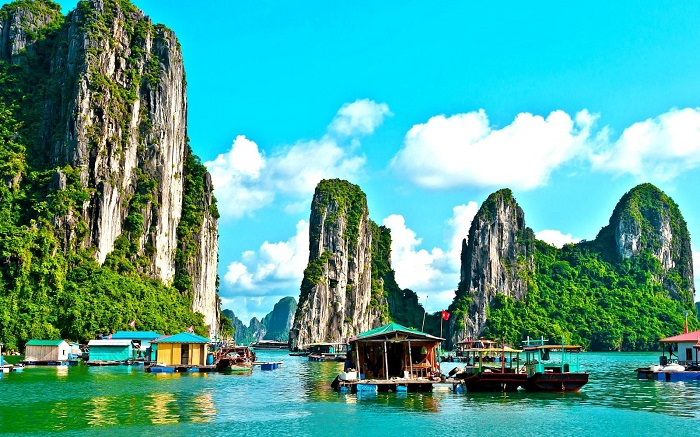
#> input picture exercise/ha-long-bay-in-vietnam.jpg, 700 x 437 px; its folder holds only this picture in this run
$ jupyter execute 'Cau 3_LAB2.ipynb'
#> lines starting #> are read from the running program, lines starting #| are printed output that depends on the picture
[cell 1]
# Câu 3: Thay đổi RGB + ngẫu nhiên biến đổi ảnh
import numpy as np
import matplotlib.pyplot as plt
import imageio.v2 as iio
from PIL import Image
import math
import os
import random

# Thư mục chứa ảnh
folder = "exercise"
output_folder = "output_cau3"
os.makedirs(output_folder, exist_ok=True)

def image_inverse(img):
    return 255 - img

def gamma_correction(img, gamma=2.2):
    norm = img / 255.0
    corrected = np.power(norm, gamma)
    return (corrected * 255).astype(np.uint8)

def log_transform(img):
    c = 255 / math.log(1 + np.max(img))
    return (c * np.log(1 + img)).astype(np.uint8)

def histogram_equalization(img):
    hist, bins = np.histogram(img.flatten(), bins=256, range=[0,256])
    cdf = hist.cumsum()
    cdf_normalized = cdf * 255 / cdf[-1]
    img_equalized = np.interp(img.flatten(), bins[:-1], cdf_normalized)
    return img_equalized.reshape(img.shape).astype(np.uint8)

def contrast_stretching(img):
    a, b = np.min(img), np.max(img)
    stretched = (img - a) * 255 / (b - a)
    return stretched.astype(np.uint8)

transformations = [
    ('I', image_inverse),
    ('G', gamma_correction),
    ('L', log_transform),
    ('H', histogram_equalization),
    ('C', contrast_stretching)
]

def list_images(folder):
    images = []
    for file in os.listdir(folder):
        if file.lower().endswith(('.jpg', '.png')):
            images.append(f"{folder}/{file}")
    return images

filenames = list_images(folder)
for path in filenames:
    filename = path.split("/")[-1]
    img = Image.open(path).convert('RGB')
#> img is the input picture: PIL image 700x437 RGB; mean R, G, B 80.7, 164.8, 153.4
    img_np = np.array(img)

    # Hoán vị RGB ngẫu nhiên
    channels = [0, 1, 2]
    random.shuffle(channels)
    img_shuffled = img_np[:, :, channels]
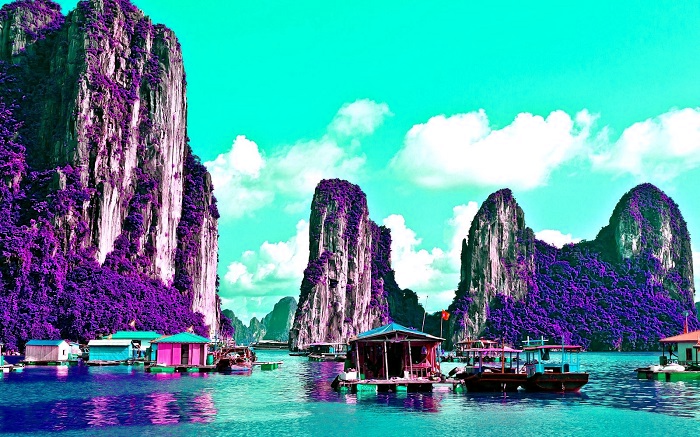
#> img_shuffled: shape (437, 700, 3); mean R, G, B 80.7, 153.4, 164.8

    # Chuyển sang grayscale để biến đổi
    img_gray = Image.fromarray(img_shuffled).convert('L')
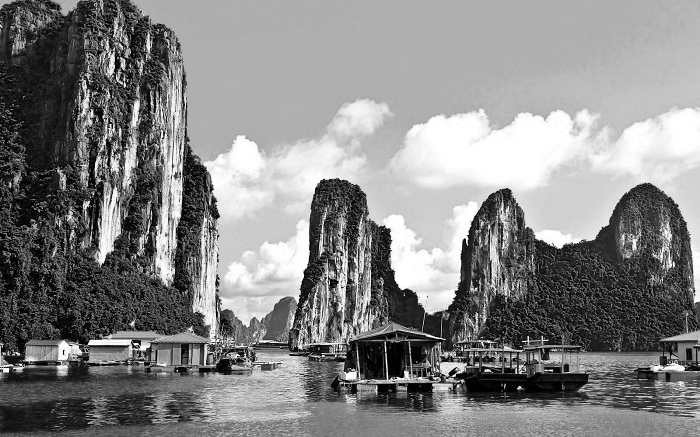
#> img_gray: PIL image 700x437 L; min 0, max 255, mean 133
    img_gray_np = np.array(img_gray)

    # Chọn biến đổi ngẫu nhiên từ danh sách
    label, func = random.choice(transformations)
    transformed = func(img_gray_np)
#> in image_inverse, `return 255 - img`:
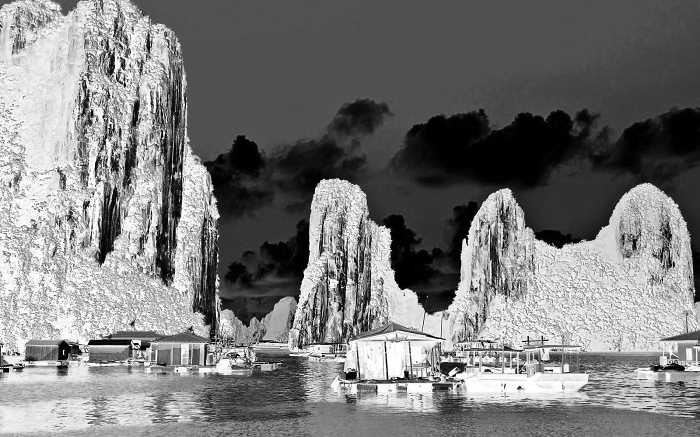
#> returned value: shape (437, 700); min 0, max 255, mean 122

    plt.imshow(transformed, cmap='gray')
    plt.title(f"{filename} - RGB shuffled + {label}")
    plt.axis('off')
    plt.show()

    out_path = f"{output_folder}/{filename.split('.')[0]}_RGB_{label}.png"
    iio.imwrite(out_path, transformed)

$ run again, on exercise/pagoda.jpg
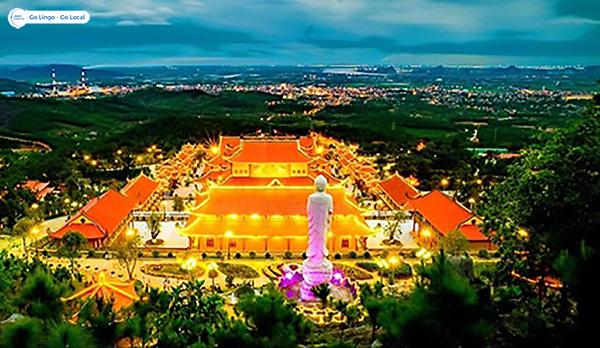
#> input picture exercise/pagoda.jpg, 600 x 348 px
#> img is the input picture: PIL image 600x348 RGB; mean R, G, B 82.1, 94.8, 64.1
#> `img_gray = Image.fromarray(img_shuffled).convert('L')`:
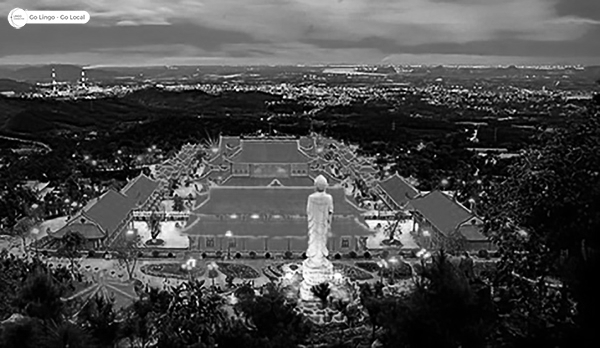
#> img_gray: PIL image 600x348 L; min 0, max 255, mean 73
#> in image_inverse, `return 255 - img`:
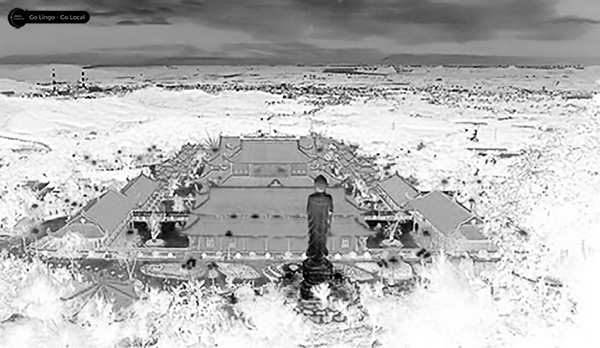
#> returned value: shape (348, 600); min 0, max 255, mean 182

$ run again, on exercise/quang_ninh.jpg
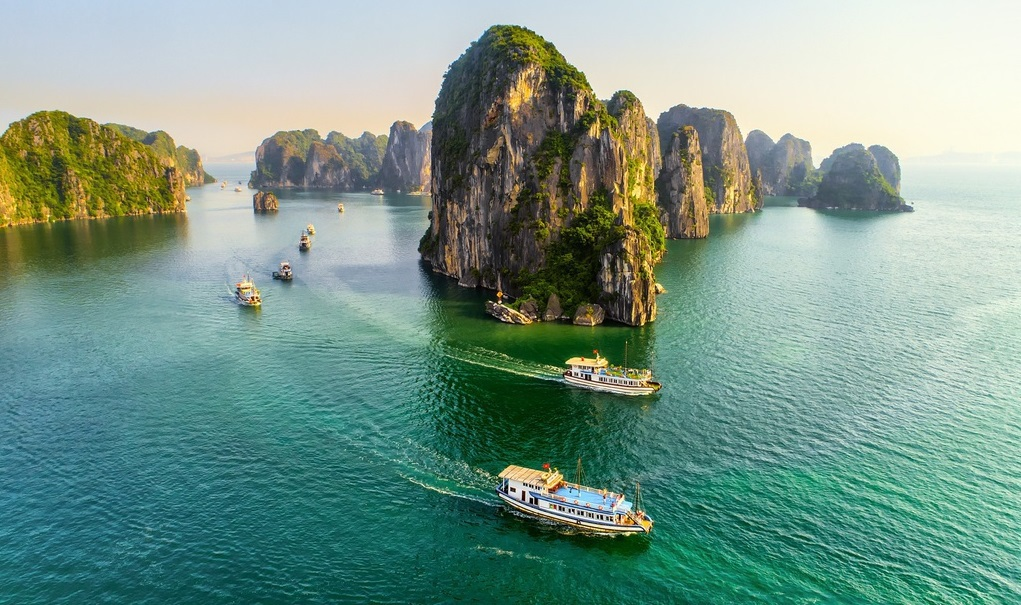
#> input picture exercise/quang_ninh.jpg, 1021 x 605 px
#> img is the input picture: PIL image 1021x605 RGB; mean R, G, B 119.9, 151, 137.7
#> `img_gray = Image.fromarray(img_shuffled).convert('L')`:
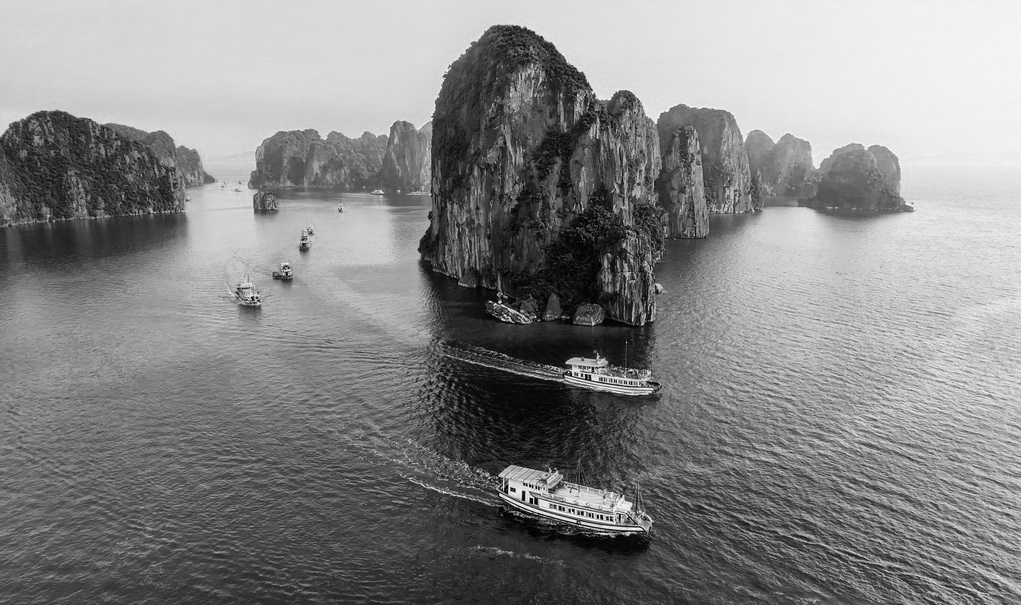
#> img_gray: PIL image 1021x605 L; min 0, max 254, mean 133.9
#> in image_inverse, `return 255 - img`:
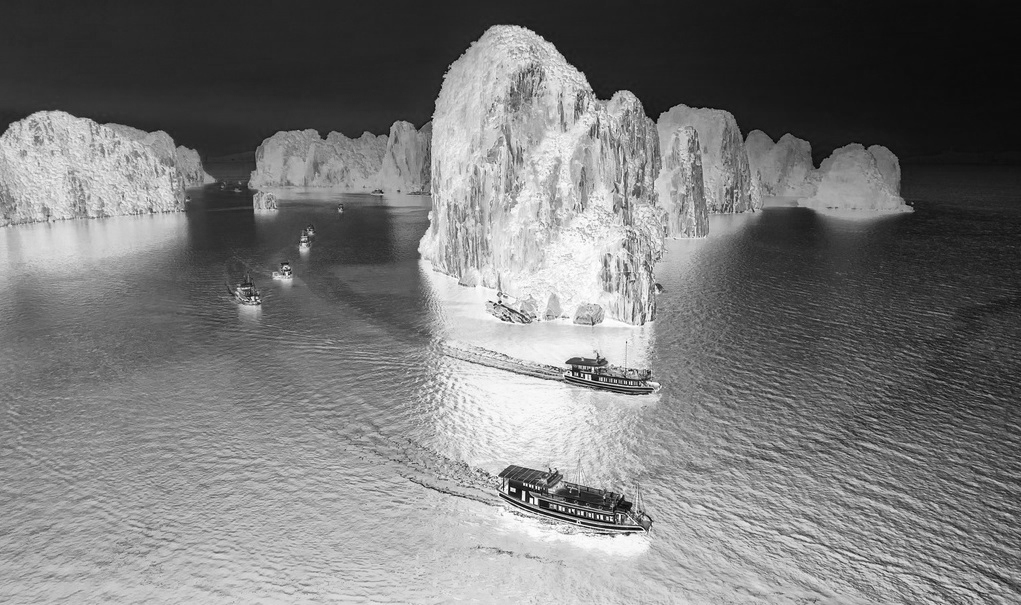
#> returned value: shape (605, 1021); min 1, max 255, mean 121.1
